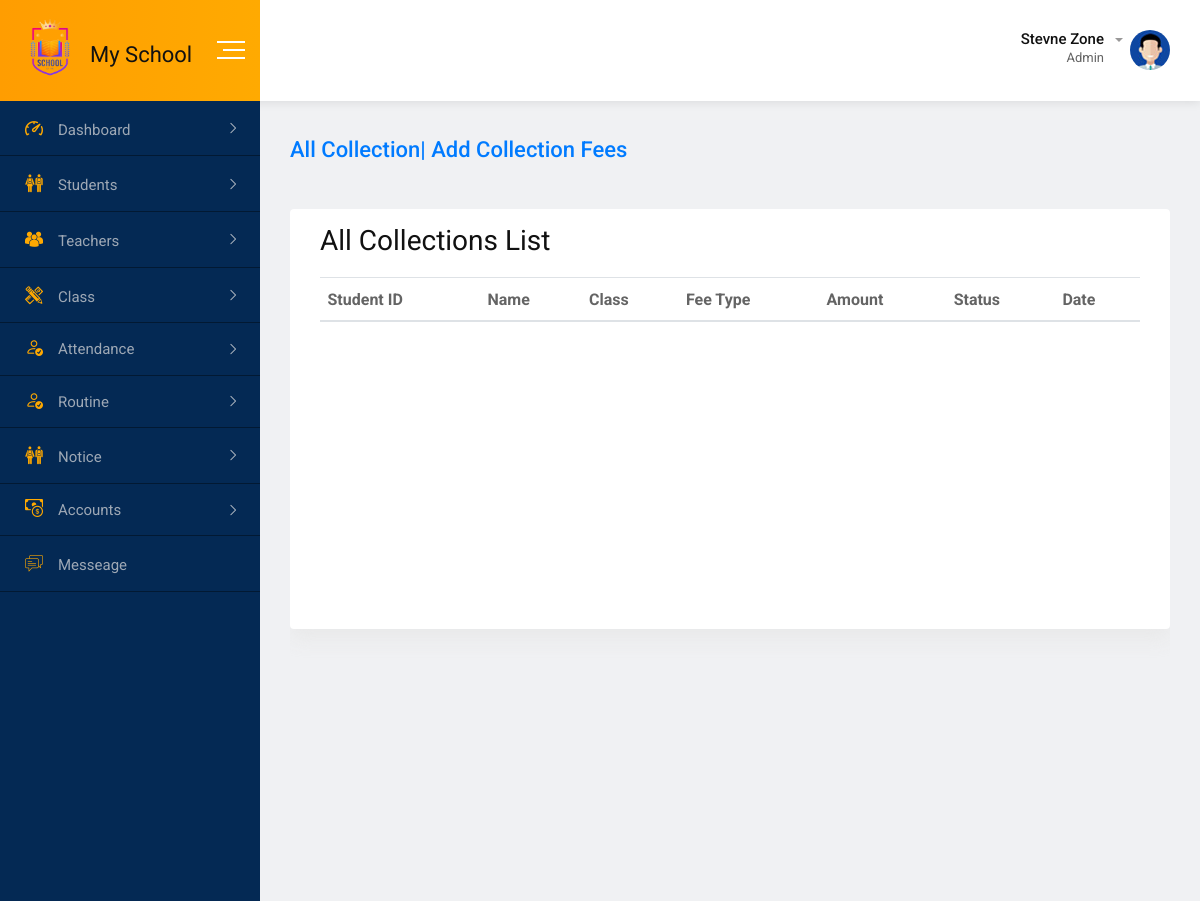
Page /admin/all_collections.php on the earlier database version.
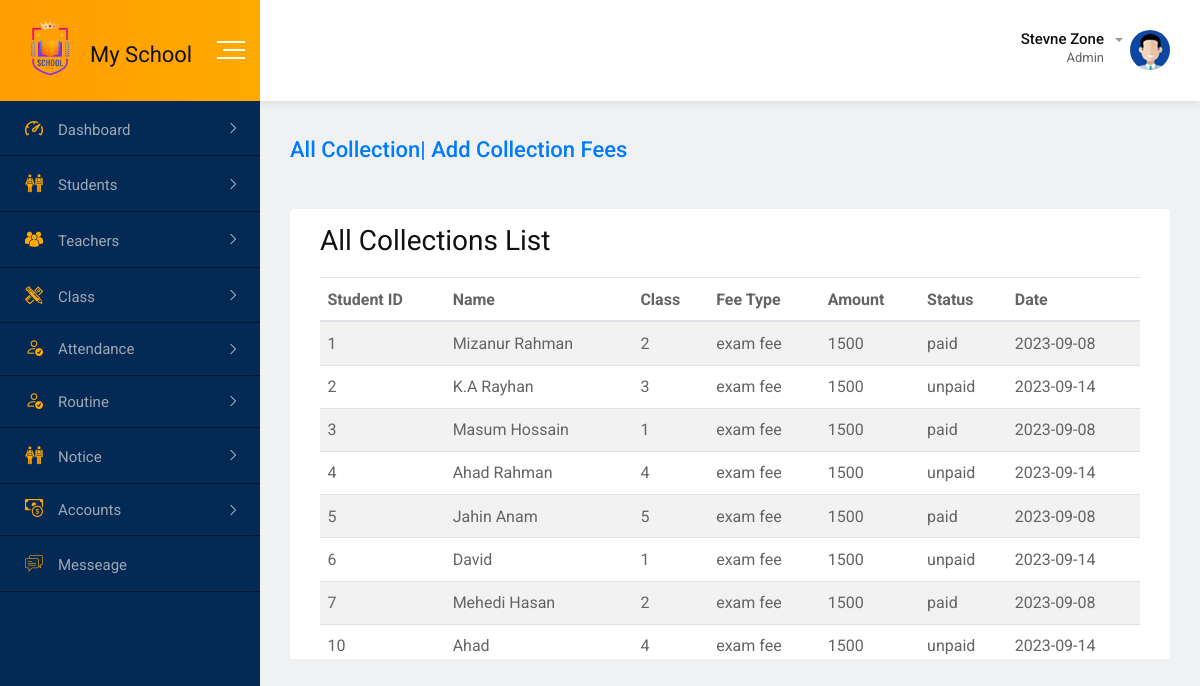
Same page on the later database version.
### tables this page shows
CREATE TABLE `student_fees_collection` (
  `id` int(11) NOT NULL,
  `st_id` int(11) NOT NULL,
  `st_name` varchar(100) NOT NULL,
  `class` int(11) NOT NULL,
  `expense_type` varchar(50) NOT NULL,
  `amount` int(11) NOT NULL,
  `status` varchar(50) NOT NULL,
  `date` date NOT NULL
);

### admin/all_collections.php (the view, shortened to what this page needs)
<?php
include_once("../includes/db_config.php");
$sql = "SELECT * FROM student_fees_collection";
$result = $db->query($sql);
?>
<?php include_once("../includes/index_header.php"); ?>
<body>
    <?php include_once("../includes/index_sidebar.php"); ?>
    <div class="dashboard-content-one">
        <div class="breadcrumbs-area">
            <h3><a href="add_collection.php" class="">All Collection| Add Collection fees</a></h3>
        </div>
        <div class="card" id="tableid">
            <div class="card-body">
                <h2>All Collections List</h2>
                <table class="table table-striped bg-white">
                    <thead>
                        <tr>
                            <th>Student ID</th>
                            <th>Name</th>
                            <th>Class</th>
                            <th>Fee Type</th>
                            <th>Amount</th>
                            <th>Status</th>
                            <th>Date</th>
                        </tr>
                    </thead>
                    <tbody>
                        <?php while ($row = $result->fetch_assoc()) { ?>
                            <tr>
                                <td><?php echo $row["st_id"]; ?></td>
                                <td><?php echo $row["st_name"]; ?></td>
                                <td><?php echo $row["class"]; ?></td>
                                <td><?php echo $row["expense_type"]; ?></td>
                                <td><?php echo $row["amount"]; ?></td>
                                <td><?php echo $row["status"]; ?></td>
                                <td><?php echo $row["date"]; ?></td>
                            </tr>
                        <?php } ?>
                    </tbody>
                </table>
            </div>
        </div>
        <?php include_once("../includes/index_footer.php"); ?>
</body>
</html>

Differences in the rows shown:
added student_fees_collection: st "1", st_name "Mizanur Rahman", class "2", expense_type "exam fee", amount "1500", status "paid", date "2023-09-08"
added student_fees_collection: st "2", st_name "K.A Rayhan", class "3", expense_type "exam fee", amount "1500", status "unpaid", date "2023-09-14"
added student_fees_collection: st "3", st_name "Masum Hossain", class "1", expense_type "exam fee", amount "1500", status "paid", date "2023-09-08"
added student_fees_collection: st "4", st_name "Ahad Rahman", class "4", expense_type "exam fee", amount "1500", status "unpaid", date "2023-09-14"
added student_fees_collection: st "5", st_name "Jahin Anam", class "5", expense_type "exam fee", amount "1500", status "paid", date "2023-09-08"
added student_fees_collection: st "6", st_name "David", class "1", expense_type "exam fee", amount "1500", status "unpaid", date "2023-09-14"
added student_fees_collection: st "7", st_name "Mehedi Hasan", class "2", expense_type "exam fee", amount "1500", status "paid", date "2023-09-08"
added student_fees_collection: st "10", st_name "Ahad", class "4", expense_type "exam fee", amount "1500", status "unpaid", date "2023-09-14"
